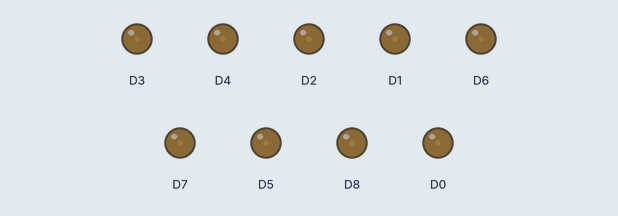
Bench run of a sketch on a simulated ESP8266 (NodeMCU). Parts: output pins drawn as LEDs (lit = HIGH). Random numbers use the default seed unless the sketch sets one.

Above: at 0.15 s.
At 1.65 s:
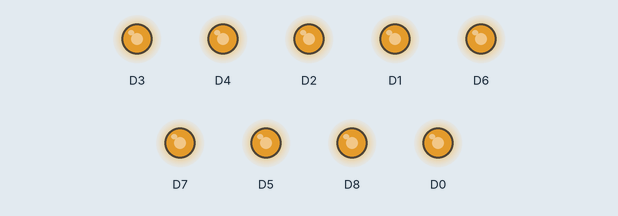
At 3.46 s:
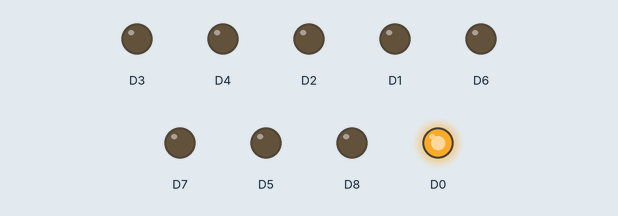
At 6.45 s:
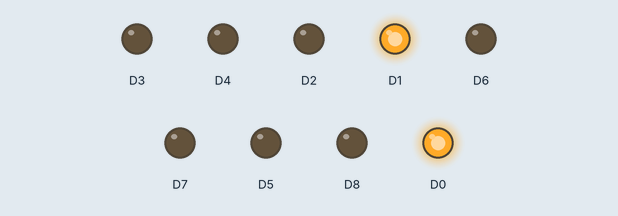
At 12.12 s:
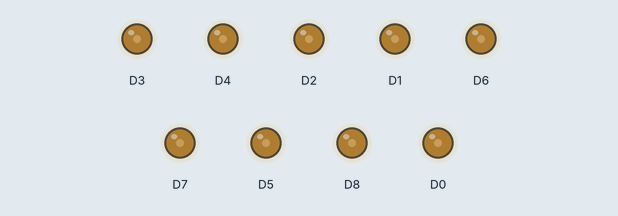
At 15.98 s:
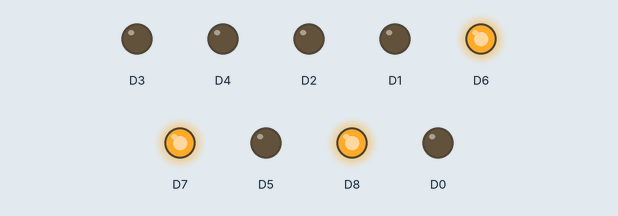
Timing chart, 0 to 16.7 s (numbered marks = the images above):
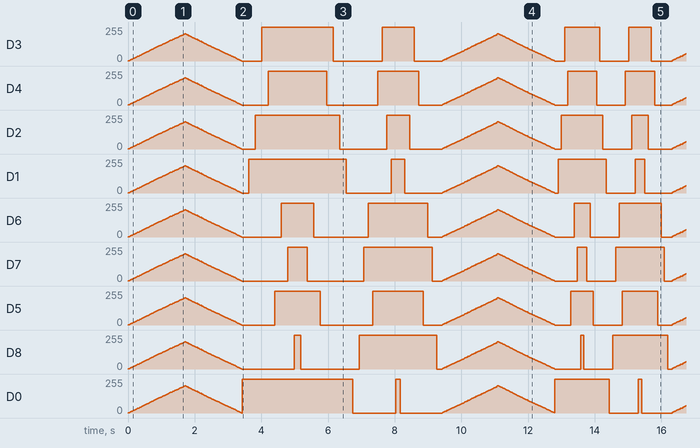

The sketch:

Little_star_esp8266.ino
```cpp
void setup()
{
    pinMode(D0, OUTPUT);
    pinMode(D1, OUTPUT);
    pinMode(D2, OUTPUT);
    pinMode(D3, OUTPUT);
    pinMode(D4, OUTPUT);
    pinMode(D5, OUTPUT);
    pinMode(D6, OUTPUT);
    pinMode(D7, OUTPUT);
    pinMode(D8, OUTPUT);
}

void loop()
{
    for (int i = 0; i < 823; i++)
    {
        analogWrite(D0, i);
        analogWrite(D1, i);
        analogWrite(D2, i);
        analogWrite(D3, i);
        analogWrite(D4, i);
        analogWrite(D5, i);
        analogWrite(D6, i);
        analogWrite(D7, i);
        analogWrite(D8, i);
        delay(random(1, 4));
    }
    for (int i = 823; i > 0; i--)
    {
        analogWrite(D0, i);
        analogWrite(D1, i);
        analogWrite(D2, i);
        analogWrite(D3, i);
        analogWrite(D4, i);
        analogWrite(D5, i);
        analogWrite(D6, i);
        analogWrite(D7, i);
        analogWrite(D8, i);
        delay(random(1, 4));
    }
    int i = 1023;
    int t;
    t = random(10,200);
    analogWrite(D0, i);delay(t);
    analogWrite(D1, i);delay(t);
    analogWrite(D2, i);delay(t);
    analogWrite(D3, i);delay(t);
    analogWrite(D4, i);delay(t);
    analogWrite(D5, i);delay(t);
    analogWrite(D6, i);delay(t);
    analogWrite(D7, i);delay(t);
    analogWrite(D8, i);delay(t);
    i = 0;
    analogWrite(D8, i);delay(t);
    analogWrite(D7, i);delay(t);
    analogWrite(D6, i);delay(t);
    analogWrite(D5, i);delay(t);
    analogWrite(D4, i);delay(t);
    analogWrite(D3, i);delay(t);
    analogWrite(D2, i);delay(t);
    analogWrite(D1, i);delay(t);
    analogWrite(D0, i);delay(t);


    i = 1023;
    t = random(10,200);
    analogWrite(D8, i);delay(t);
    analogWrite(D7, i);delay(t);
    analogWrite(D6, i);delay(t);
    analogWrite(D5, i);delay(t);
    analogWrite(D4, i);delay(t);
    analogWrite(D3, i);delay(t);
    analogWrite(D2, i);delay(t);
    analogWrite(D1, i);delay(t);
    analogWrite(D0, i);delay(t);
    i = 0;
    analogWrite(D0, i);delay(t);
    analogWrite(D1, i);delay(t);
    analogWrite(D2, i);delay(t);
    analogWrite(D3, i);delay(t);
    analogWrite(D4, i);delay(t);
    analogWrite(D5, i);delay(t);
    analogWrite(D6, i);delay(t);
    analogWrite(D7, i);delay(t);
    analogWrite(D8, i);delay(t);


    // digitalWrite(D0,random(0,1));delay(200);
    // digitalWrite(D1,random(0,1));delay(200);
    // digitalWrite(D2,random(0,1));delay(200);
    // digitalWrite(D3,random(0,1));delay(200);
    // digitalWrite(D4,random(0,1));delay(200);
    // digitalWrite(D5,random(0,1));delay(200);
    // digitalWrite(D6,random(0,1));delay(200);
    // digitalWrite(D7,random(0,1));delay(200);
    // digitalWrite(D8,random(0,1));delay(200);
}
```
